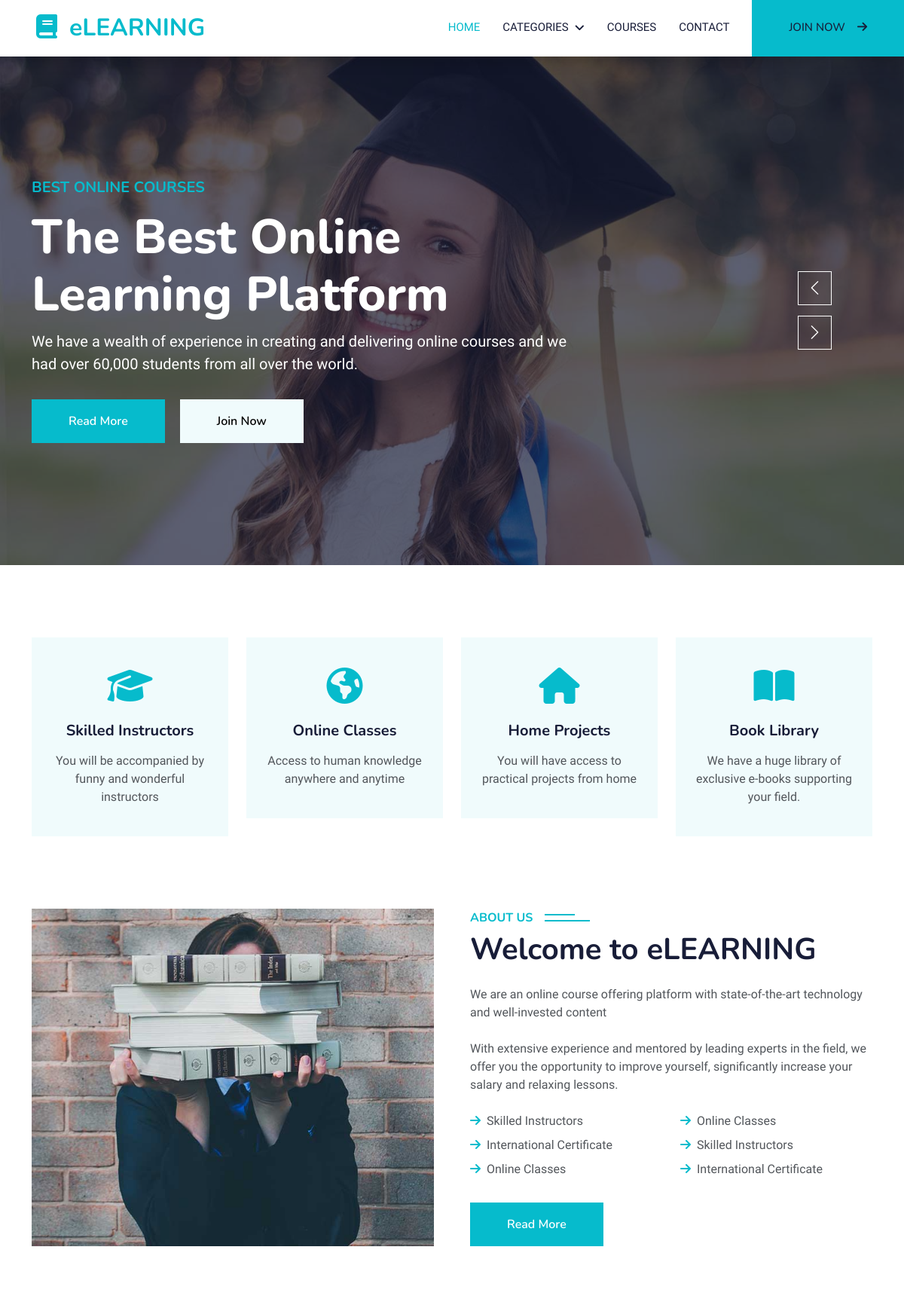
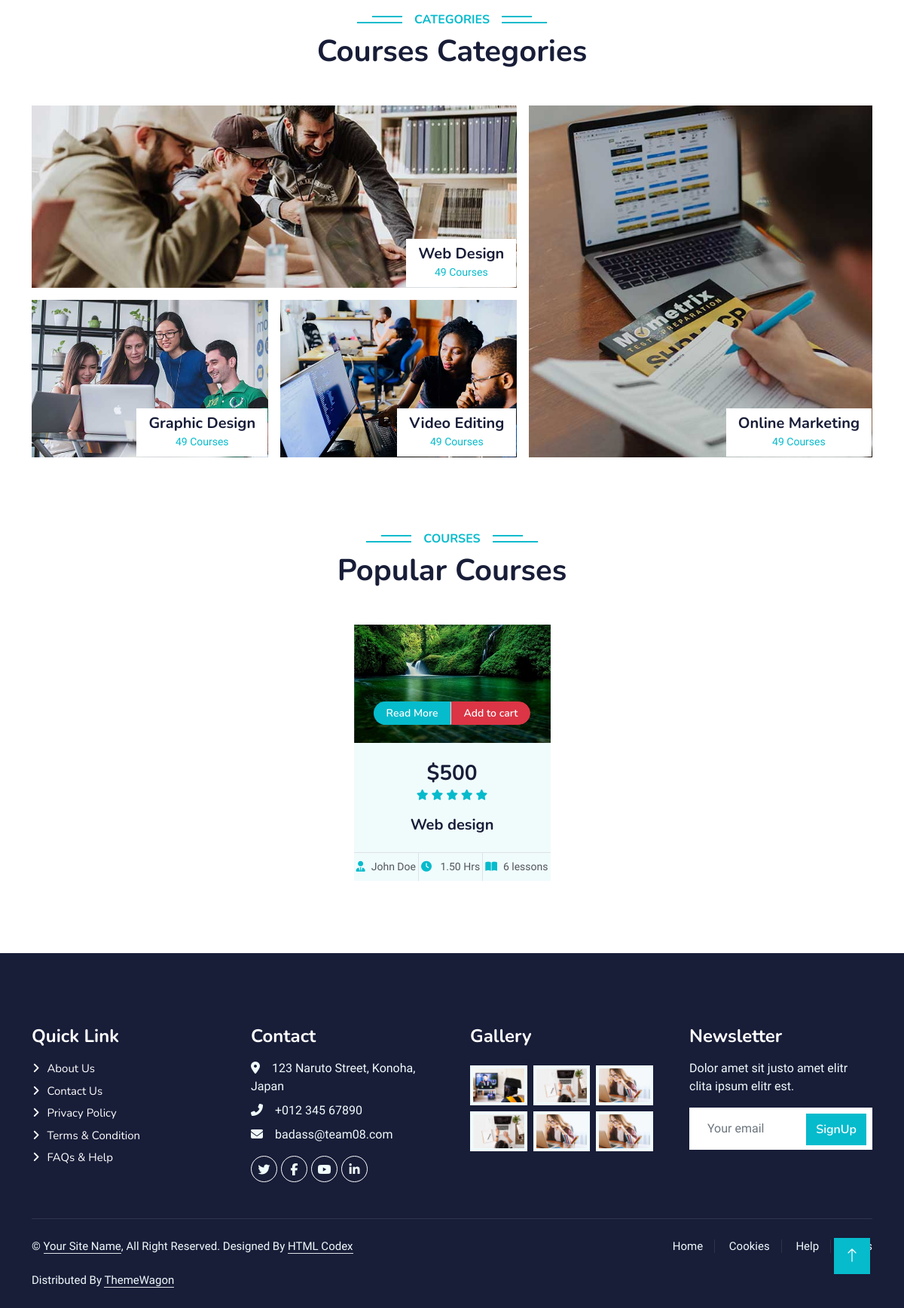
The page / on the database its author committed (2 pictures, top to bottom).
### course/models.py (models this page shows, shortened)
class Course(models.Model):
    title = models.CharField(max_length=255)
    description = models.TextField()
    price = models.PositiveIntegerField(null=True,
                                        validators=[MinValueValidator(0)], blank=True)
    instructor = models.ForeignKey(
        Instructor, on_delete=models.CASCADE, blank=True, null=True)
    language = models.CharField(max_length=50, default='English')
    category = models.ForeignKey(
        Category, on_delete=models.PROTECT, blank=True, null=True)
    COURSE_STATUS_AVAILABLE = 'A'
    COURSE_STATUS_UNAVAILABLE = 'UA'
    COURSE_STATUS_CHOICES = [
        (COURSE_STATUS_AVAILABLE, 'Available'),
        (COURSE_STATUS_UNAVAILABLE, 'Unavailable')
    ]
    lesson_number = models.PositiveBigIntegerField(null=True,
                                                   validators=[MinValueValidator(0)], blank=True)
    course_status = models.CharField(
        max_length=2, choices=COURSE_STATUS_CHOICES, default=COURSE_STATUS_AVAILABLE)
    rated = models.PositiveSmallIntegerField(null=True,
                                             validators=[MinValueValidator(0), MaxValueValidator(5)], blank=True)
    duration = models.DecimalField(max_digits=6, decimal_places=2,
                                   validators=[MinValueValidator(0)], blank=True, null=True)
    image = ResizedImageField(size=[500, 300], crop=['middle', 'center'],  upload_to="course/course_image/", null=True, blank=True, quality=100
                              )
    video = models.FileField(
        upload_to="course/course_video", null=True, blank=True)
    slug = models.SlugField(max_length=200, unique=True,
                            null=True, blank=True)
    def get_url(self):
        return reverse('course_detail', args=[self.slug])
    def add_to_cart_url(self):
        return reverse('add_cart', args=[self.slug])

### WebProjectTeam08/views.py (the view)
# urls.py: 2. Add a URL to urlpatterns:  path('', views.home, name='home')
def home(request):
    courses = Course.objects.all().filter(course_status='A').order_by('pk')[:3]
    if request.user.is_authenticated:
        purchased_orders = OrderDetail.objects.filter(
            order__user=request.user, order__payment_status='C')
        if purchased_orders:
            for item in purchased_orders:
                purchased_courses = []
                purchased_courses.append(item.course)
        else:
            purchased_courses = None
    else:
        purchased_courses = None
    context = {
        'courses': courses,
        'purchased_courses': purchased_courses,
    }
    return render(request, 'home.html', context=context)

### course/context_processors.py (called while the page is built)
def menu_links(request):
    links = Category.objects.all()
    return dict(links=links)

### course/models.py (called while the page is built)
    def get_url(self):
        return reverse('course_by_category', args=[self.slug])

### templates/home.html (shortened to what this page needs)
{% extends 'base.html' %} {% load static %} {% block content %}
<div class="container-fluid p-0 mb-5">
  <div class="owl-carousel header-carousel position-relative">
    <div class="owl-carousel-item position-relative">
      <img
        class="img-fluid"
        src="{% static 'general/img/carousel-1.jpg' %}"
        alt=""
      />
      <div
        class="position-absolute top-0 start-0 w-100 h-100 d-flex align-items-center"
        style="background: rgba(24, 29, 56, 0.7)"
      >
        <div class="container">
          <div class="row justify-content-start">
            <div class="col-sm-10 col-lg-8">
              <h5 class="text-primary text-uppercase mb-3 animated slideInDown">
                Best Online Courses
              </h5>
              <h1 class="display-3 text-white animated slideInDown">
                The Best Online Learning Platform
              </h1>
              <p class="fs-5 text-white mb-4 pb-2">
                We have a wealth of experience in creating and delivering online
                courses and we had over 60,000 students from all over the world.
              </p>
              <a
                href="{% url 'course' %}"
                class="btn btn-primary py-md-3 px-md-5 me-3 animated slideInLeft"
                >Read More</a
              >
              <a
                href="{% url 'signin' %}"
                class="btn btn-light py-md-3 px-md-5 animated slideInRight"
                >Join Now</a
              >
            </div>
          </div>
        </div>
      </div>
    </div>
  </div>
</div>
<div class="container-xxl py-5">
  <div class="container">
    <div class="row g-4">
      <div class="col-lg-3 col-sm-6 wow fadeInUp" data-wow-delay="0.1s">
        <div class="service-item text-center pt-3">
          <div class="p-4">
            <i class="fa fa-3x fa-graduation-cap text-primary mb-4"></i>
            <h5 class="mb-3">Skilled Instructors</h5>
            <p>You will be accompanied by funny and wonderful instructors</p>
          </div>
        </div>
      </div>
      <div class="col-lg-3 col-sm-6 wow fadeInUp" data-wow-delay="0.3s">
        <div class="service-item text-center pt-3">
          <div class="p-4">
            <i class="fa fa-3x fa-globe text-primary mb-4"></i>
            <h5 class="mb-3">Online Classes</h5>
            <p>Access to human knowledge anywhere and anytime</p>
          </div>
        </div>
      </div>
      <div class="col-lg-3 col-sm-6 wow fadeInUp" data-wow-delay="0.5s">
        <div class="service-item text-center pt-3">
          <div class="p-4">
            <i class="fa fa-3x fa-home text-primary mb-4"></i>
            <h5 class="mb-3">Home Projects</h5>
            <p>You will have access to practical projects from home</p>
          </div>
        </div>
      </div>
      <div class="col-lg-3 col-sm-6 wow fadeInUp" data-wow-delay="0.7s">
        <div class="service-item text-center pt-3">
          <div class="p-4">
            <i class="fa fa-3x fa-book-open text-primary mb-4"></i>
            <h5 class="mb-3">Book Library</h5>
            <p>
              We have a huge library of exclusive e-books supporting your field.
            </p>
          </div>
        </div>
      </div>
    </div>
  </div>
</div>
<div class="container-xxl py-5">
  <div class="container">
    <div class="row g-5">
      <div
        class="col-lg-6 wow fadeInUp"
        data-wow-delay="0.1s"
        style="min-height: 400px"
      >
        <div class="position-relative h-100">
          <img
            class="img-fluid position-absolute w-100 h-100"
            src="{% static 'general/img/about.jpg' %}"
            alt=""
            style="object-fit: cover"
          />
        </div>
      </div>
      <div class="col-lg-6 wow fadeInUp" data-wow-delay="0.3s">
        <h6 class="section-title bg-white text-start text-primary pe-3">
          About Us
        </h6>
        <h1 class="mb-4">Welcome to eLEARNING</h1>
        <p class="mb-4">
          We are an online course offering platform with state-of-the-art
          technology and well-invested content
        </p>
        <p class="mb-4">
          With extensive experience and mentored by leading experts in the
          field, we offer you the opportunity to improve yourself, significantly
          increase your salary and relaxing lessons.
        </p>
        <div class="row gy-2 gx-4 mb-4">
          <div class="col-sm-6">
            <p class="mb-0">
              <i class="fa fa-arrow-right text-primary me-2"></i>Skilled
              Instructors
            </p>
          </div>
          <div class="col-sm-6">
            <p class="mb-0">
              <i class="fa fa-arrow-right text-primary me-2"></i>Online Classes
            </p>
          </div>
          <div class="col-sm-6">
            <p class="mb-0">
              <i class="fa fa-arrow-right text-primary me-2"></i>International
              Certificate
            </p>
          </div>
          <div class="col-sm-6">
            <p class="mb-0">
              <i class="fa fa-arrow-right text-primary me-2"></i>Skilled
              Instructors
            </p>
          </div>
          <div class="col-sm-6">
            <p class="mb-0">
              <i class="fa fa-arrow-right text-primary me-2"></i>Online Classes
            </p>
          </div>
          <div class="col-sm-6">
            <p class="mb-0">
              <i class="fa fa-arrow-right text-primary me-2"></i>International
              Certificate
            </p>
          </div>
        </div>
        <a class="btn btn-primary py-3 px-5 mt-2" href="">Read More</a>
      </div>
    </div>
  </div>
</div>
<div class="container-xxl py-5 category">
  <div class="container">
    <div class="text-center wow fadeInUp" data-wow-delay="0.1s">
      <h6 class="section-title bg-white text-center text-primary px-3">
        Categories
      </h6>
      <h1 class="mb-5">Courses Categories</h1>
    </div>
    <div class="row g-3">
      <div class="col-lg-7 col-md-6">
        <div class="row g-3">
          <div class="col-lg-12 col-md-12 wow zoomIn" data-wow-delay="0.1s">
            <a class="position-relative d-block overflow-hidden" href="">
              <img
                class="img-fluid"
                src="{% static 'general/img/cat-1.jpg' %}"
                alt=""
              />
              <div
                class="bg-white text-center position-absolute bottom-0 end-0 py-2 px-3"
                style="margin: 1px"
              >
                <h5 class="m-0">Web Design</h5>
                <small class="text-primary">49 Courses</small>
              </div>
            </a>
          </div>
          <div class="col-lg-6 col-md-12 wow zoomIn" data-wow-delay="0.3s">
            <a class="position-relative d-block overflow-hidden" href="">
              <img
                class="img-fluid"
                src="{% static 'general/img/cat-2.jpg' %}"
                alt=""
              />
              <div
                class="bg-white text-center position-absolute bottom-0 end-0 py-2 px-3"
                style="margin: 1px"
              >
                <h5 class="m-0">Graphic Design</h5>
                <small class="text-primary">49 Courses</small>
              </div>
            </a>
          </div>
          <div class="col-lg-6 col-md-12 wow zoomIn" data-wow-delay="0.5s">
            <a class="position-relative d-block overflow-hidden" href="">
              <img
                class="img-fluid"
                src="{% static 'general/img/cat-3.jpg' %}"
                alt=""
              />
              <div
                class="bg-white text-center position-absolute bottom-0 end-0 py-2 px-3"
                style="margin: 1px"
              >
                <h5 class="m-0">Video Editing</h5>
                <small class="text-primary">49 Courses</small>
              </div>
            </a>
          </div>
        </div>
      </div>
      <div
        class="col-lg-5 col-md-6 wow zoomIn"
        data-wow-delay="0.7s"
        style="min-height: 350px"
      >
        <a class="position-relative d-block h-100 overflow-hidden" href="">
          <img
            class="img-fluid position-absolute w-100 h-100"
            src="{% static 'general/img/cat-4.jpg' %}"
            alt=""
            style="object-fit: cover"
          />
          <div
            class="bg-white text-center position-absolute bottom-0 end-0 py-2 px-3"
            style="margin: 1px"
          >
            <h5 class="m-0">Online Marketing</h5>
            <small class="text-primary">49 Courses</small>
          </div>
        </a>
      </div>
    </div>
  </div>
</div>
<div class="container-xxl py-5">
  <div class="container">
    <div class="text-center wow fadeInUp" data-wow-delay="0.1s">
      <h6 class="section-title bg-white text-center text-primary px-3">
        Courses
      </h6>
      <h1 class="mb-5">Popular Courses</h1>
    </div>
    <div class="row row-cols-lg-4 row-cols-md-2 g-4 justify-content-center">
      {% for course in courses %}
      <div class="col-lg-3 col-md-6 wow fadeInUp" data-wow-delay="0.5s">
        <div class="d-flex flex-column course-item bg-light h-100">
          <div class="position-relative overflow-hidden">
            <img class="img-fluid" src="{{course.image.url}}" alt="" />
            <div
              class="w-100 d-flex justify-content-center position-absolute bottom-0 start-0 mb-4"
            >
              <a
                href="{{course.get_url}}"
                class="flex-shrink-0 btn btn-sm btn-primary px-3 border-end"
                style="border-radius: 30px 0 0 30px"
                >Read More</a
              >
              {% if course in purchased_courses %}
              <a
                href="{{course.get_video_url}}"
                class="flex-shrink-0 btn btn-sm btn-warning px-3"
                style="border-radius: 0 30px 30px 0"
                >Learn now</a
              >
              {% else %}
              <a
                href="{{course.add_to_cart_url}}"
                class="flex-shrink-0 btn btn-sm btn-danger px-3"
                style="border-radius: 0 30px 30px 0"
                >Add to cart</a
              >
              {% endif %}
            </div>
          </div>
          <div class="text-center p-4 pb-0 flex-fill">
            <h3 class="mb-0">${{course.price}}</h3>
            <div class="mb-3">
              {% for i in course.rated|center:course.rated%}
              <small class="fa fa-star text-primary"></small>
              {% endfor %}
            </div>
            <h5 class="mb-4">{{ course.title }}</h5>
          </div>
          <div class="d-flex border-top">
            <small class="flex-fill text-center border-end py-2"
              ><i class="fa fa-user-tie text-primary me-2"></i>John Doe</small
            >
            <small class="flex-fill text-center border-end py-2"
              ><i class="fa fa-clock text-primary me-2"></i> {{course.duration}}
              Hrs</small
            >
            <small class="flex-fill text-center py-2"
              ><i class="fa fa-book-open text-primary me-2"></i
              >{{course.lesson_number}} lessons
            </small>
          </div>
        </div>
      </div>
      {% endfor %}
    </div>
  </div>
</div>
{% endblock content %}

### static/general/css/style.css (style rules this page uses)
:root { --primary: #06bbcc; --light: #f0fbfc; --dark: #181d38; }
a { color: white; }
.btn { font-family: "Nunito", sans-serif; font-weight: 600; transition: 0.5s; }
.btn.btn-primary, .btn.btn-secondary { color: #ffffff; }
.section-title { position: relative; display: inline-block; text-transform: uppercase; }
.section-title::before { position: absolute; content: ""; width: calc(100% + 80px); height: 2px; top: 4px; left: -40px; background: var(--primary); z-index: -1; }
.section-title::after { position: absolute; content: ""; width: calc(100% + 120px); height: 2px; bottom: 5px; left: -60px; background: var(--primary); z-index: -1; }
.section-title.text-start::before { width: calc(100% + 40px); left: 0; }
.section-title.text-start::after { width: calc(100% + 60px); left: 0; }
.service-item { background: var(--light); transition: 0.5s; }
.service-item * { transition: 0.5s; }
.category img, .course-item img { transition: 0.5s; }

### rows shown on the page
Course: image (picture), price "500", rated 5 (drawn), title "Web design", duration "1.50", lesson_number "6"
